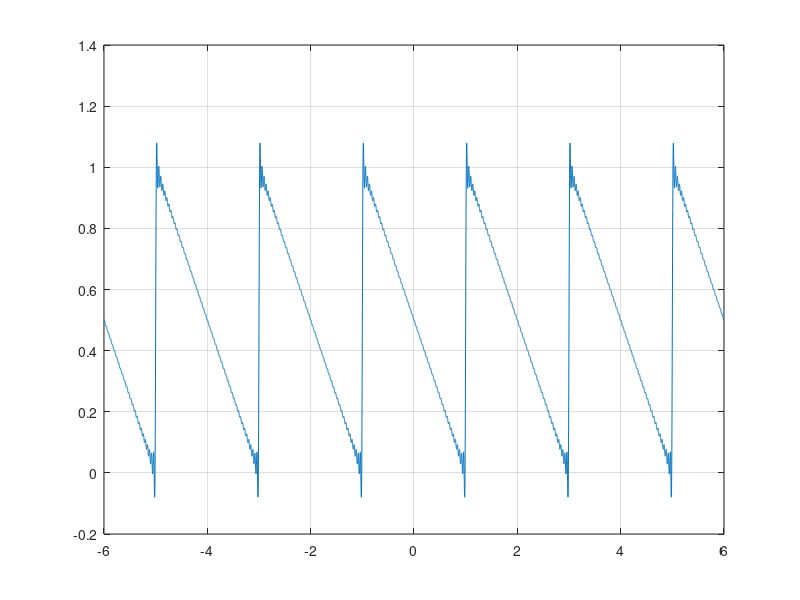

The MATLAB script that drew this image:
clear all; close all;
%Build time
L=2;
t=-3*L:0.001:3*L;
%Build f=1
f=ones(1,length(t));
%put in your value of avgvalue=a0/2
fbar=1/2;
%set f=avg to get started
f=f*fbar;
%choose number of terms
nmax=100;
%choose p
for n=1:nmax
	%put in your cn
    e1=exp(-1i*n*pi);
    e2=exp(-1i*n*pi/2);
	
    em1=exp(1i*n*pi);
    em2=exp(1i*n*pi/2);
    cn = ((4-3*1i*n*pi)*e2-(4-1i*n*pi)*em2)/(2*n^2*pi^2);
	cminusn = ((4+3*1i*n*pi)*e2-(4+1i*n*pi)*em2)/(2*n^2*pi^2);
	%update f with next component
	f=f + cn*exp(1i*n*pi*t/L)+ cminusn*exp(-1i*n*pi*t/L);
    if(abs(imag(f))>10^-9)
        fprintf('\n oops');
    end
	%plot updated f
	plot(t,real(f));
    grid on;
end
